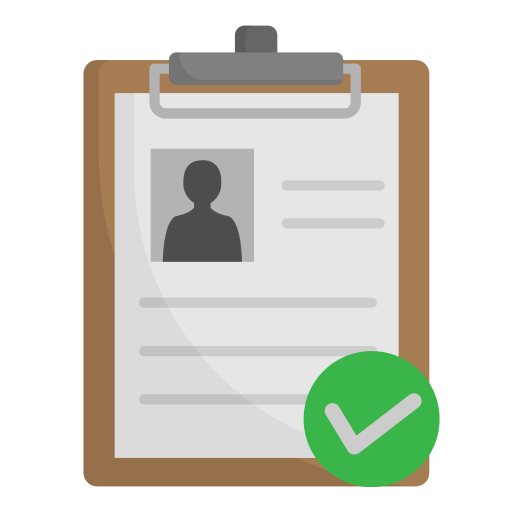
#> input picture assets/resume.png, 512 x 512 px
$ python -i checks.py   (imports and definitions only)
#> lines starting #> are read from the running program, lines starting #| are printed output that depends on the picture
#> further down, picture is the input picture: PIL image 512x512 RGBA; mean R, G, B, A 105.1, 105.8, 95.5, 146.1
from __future__ import annotations
import io
import re
from pypdf import PdfReader
from PIL import Image as PILImage

# Computer Vision components for deep profile photo analysis
try:
    import cv2
    import numpy as np
    OPENCV_AVAILABLE = True
except ImportError:
    OPENCV_AVAILABLE = False

REQUIRED_CERTS = [
    "DP-900", "DP900", "DP-700", "DP700",
    "Databricks Associate", "Databricks Fundamentals",
    "Databricks GenAI", "Databricks Generative AI",
]
KEY_SKILLS = ["Azure", "ADF", "SQL", "Python", "PySpark", "Databricks"]

# Added GitHub verification rules to standard mapping filters
CONTACT_PATTERNS = {
    "email":    r"[A-Za-z0-9._%+-]+@[A-Za-z0-9.-]+\.[A-Za-z]{2,}",
    "phone":    r"(\+?\d[\d\s\-().]{7,}\d)",
    "linkedin": r"linkedin\.com/in/[A-Za-z0-9\-_/]+",
    "github":   r"github\.com/[A-Za-z0-9\-_]+",
}


# [8 lines left out: function get_page_count, not called in this run]


def _is_actual_face(pil_img: PILImage) -> bool:
    """
    Applies Computer Vision (Haar Cascades) to detect actual human faces and eyes.
    Instantly filters out badges, logos, abstracts, and shapes.
    """
    if not OPENCV_AVAILABLE:
        if pil_img.mode in ("P", "1", "L"):
            return False
        unique_colors = pil_img.convert("RGB").getcolors(maxcolors=4000)
        return unique_colors is None

    try:
        img_rgb = pil_img.convert("RGB")
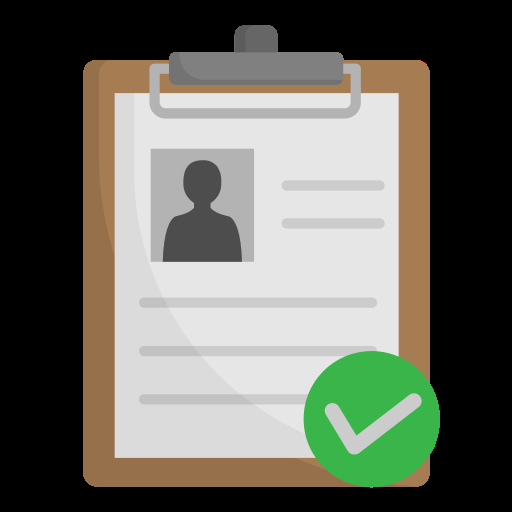
#> img_rgb: PIL image 512x512 RGB; mean R, G, B 105.1, 105.8, 95.5
        img_np = np.array(img_rgb)
        img_bgr = cv2.cvtColor(img_np, cv2.COLOR_RGB2BGR)
        gray = cv2.cvtColor(img_bgr, cv2.COLOR_BGR2GRAY)
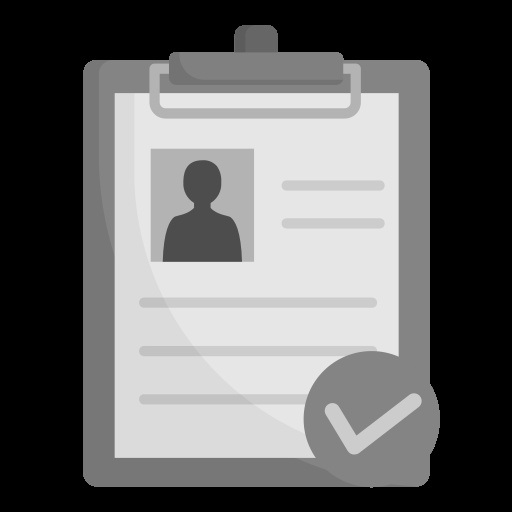
#> gray: shape (512, 512); min 0, max 230, mean 104.4

        face_path = cv2.data.haarcascades + "haarcascade_frontalface_default.xml"
        eye_path = cv2.data.haarcascades + "haarcascade_eye.xml"

        face_cascade = cv2.CascadeClassifier(face_path)
        eye_cascade = cv2.CascadeClassifier(eye_path)

        if face_cascade.empty() or eye_cascade.empty():
            unique_colors = pil_img.convert("RGB").getcolors(maxcolors=4000)
            return unique_colors is None

        # Detect clear facial landscapes
        faces = face_cascade.detectMultiScale(gray, scaleFactor=1.05, minNeighbors=4, minSize=(40, 40))
#> faces = ()

        # Confirm eye features match parameters inside the face target box
        for (x, y, w, h) in faces:
            roi_gray = gray[y:y+h, x:x+w]
            eyes = eye_cascade.detectMultiScale(roi_gray, scaleFactor=1.05, minNeighbors=2)
            if len(eyes) >= 1:
                return True
#> this loop made 0 passes

        return False
    except Exception:
        return False


# [53 lines left out: functions has_profile_photo, check_filename, not called in this run]


def check_pdf_format(file_name: str) -> bool:
    return file_name.lower().endswith(".pdf")


# [21 lines left out: functions page_count_ok, contact_completeness, not called in this run]


def keywords_found(text: str) -> list:
    t = text.lower()
    return [k for k in KEY_SKILLS if k.lower() in t]


# [39 lines left out: functions certifications_found, build_format_checklist, not called in this run]

>>> from PIL import Image
>>> picture = Image.open('../assets/resume.png')
>>> result = _is_actual_face(picture)
#> result = False
